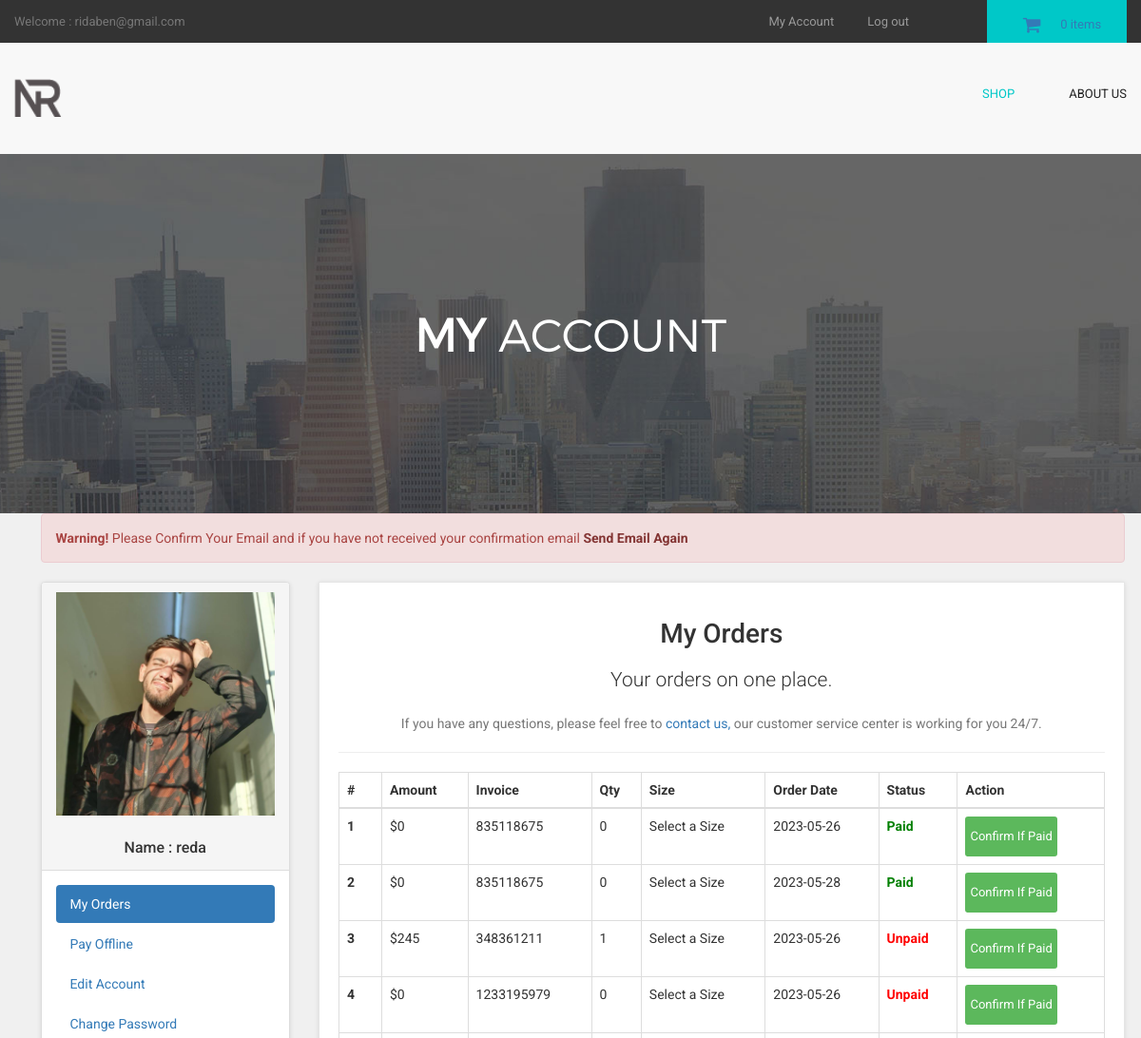
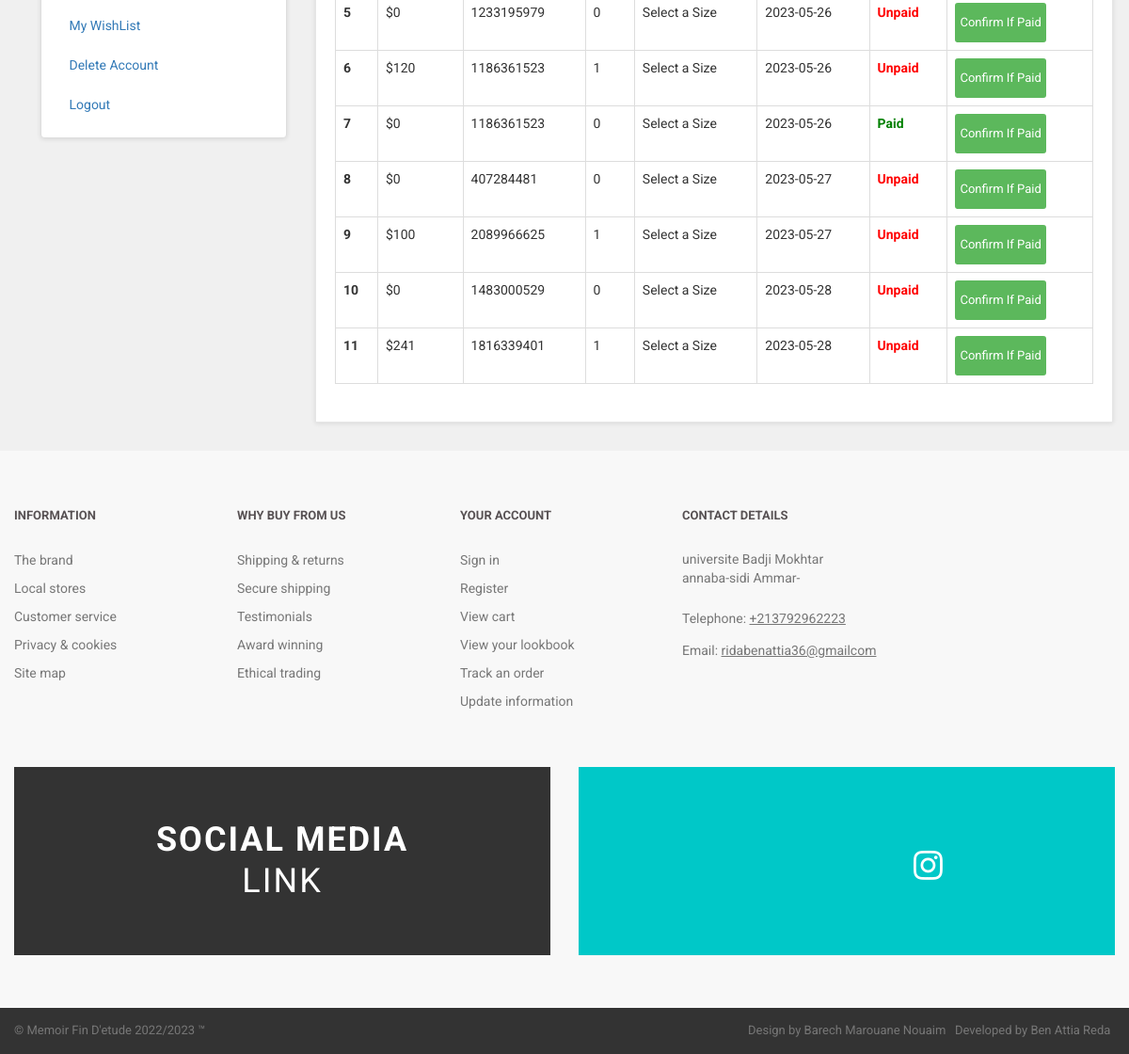
Page /customer/my_account.php?my_orders (signed in) on the committed database (2 pictures, top to bottom).
### tables this page shows
CREATE TABLE `customers` (
  `customer_id` int(10) NOT NULL,
  `customer_name` varchar(255) NOT NULL,
  `customer_email` varchar(255) NOT NULL,
  `customer_pass` varchar(255) NOT NULL,
  `customer_country` text NOT NULL,
  `customer_city` text NOT NULL,
  `customer_contact` varchar(255) NOT NULL,
  `customer_address` text NOT NULL,
  `customer_image` text NOT NULL,
  `customer_ip` varchar(255) NOT NULL,
  `customer_confirm_code` text NOT NULL
);

CREATE TABLE `customer_orders` (
  `order_id` int(10) NOT NULL,
  `customer_id` int(10) NOT NULL,
  `due_amount` int(100) NOT NULL,
  `invoice_no` int(100) NOT NULL,
  `qty` int(10) NOT NULL,
  `size` text NOT NULL,
  `order_date` timestamp NOT NULL DEFAULT current_timestamp() ON UPDATE current_timestamp(),
  `order_status` text NOT NULL
);

### customer/my_orders.php (the view)
<center>
<h1>My Orders</h1>
<p class="lead"> Your orders on one place.</p>
<p class="text-muted" >
If you have any questions, please feel free to <a href="../contact.php" > contact us,</a> our customer service center is working for you 24/7.
</p>
</center>
<hr>
<div class="table-responsive" >
<table class="table table-bordered table-hover" >
<thead>
<tr>
<th>#</th>
<th>Amount</th>
<th>Invoice</th>
<th>Qty</th>
<th>Size</th>
<th>Order Date</th>
<th>Status</th>
<th>Action</th>
</tr>
</thead>
<tbody>
<?php
$customer_session = $_SESSION['customer_email'];
$get_customer = "select * from customers where customer_email='$customer_session'";
$run_customer = mysqli_query($con,$get_customer);
$row_customer = mysqli_fetch_array($run_customer);
$customer_id = $row_customer['customer_id'];
$get_orders = "select * from customer_orders where customer_id='$customer_id'";
$run_orders = mysqli_query($con,$get_orders);
$i = 0;
while($row_orders = mysqli_fetch_array($run_orders)){
$order_id = $row_orders['order_id'];
$due_amount = $row_orders['due_amount'];
$invoice_no = $row_orders['invoice_no'];
$qty = $row_orders['qty'];
$size = $row_orders['size'];
$order_date = substr($row_orders['order_date'],0,11);
$order_status = $row_orders['order_status'];
$i++;
if($order_status=='pending'){
$order_status = "<b style='color:red;'>Unpaid</b>";
}
else{
$order_status = "<b style='color:green;'>Paid</b>";
}
?>
<tr>
<th><?php echo $i; ?></th>
<td>$<?php echo $due_amount; ?></td>
<td><?php echo $invoice_no; ?></td>
<td><?php echo $qty; ?></td>
<td><?php echo $size; ?></td>
<td><?php echo $order_date; ?></td>
<td><?php echo $order_status; ?></td>
<td>
<a href="confirm.php?order_id=<?php echo $order_id; ?>" target="blank" class="btn btn-success btn-xs" > Confirm If Paid </a>
</td>
</tr>
<?php } ?>
</tbody>
</table>
</div>

### customer/includes/sidebar.php
<div class="panel panel-default sidebar-menu">
<div class="panel-heading">
<?php
$customer_session = $_SESSION['customer_email'];
$get_customer = "select * from customers where customer_email='$customer_session'";
$run_customer = mysqli_query($con,$get_customer);
$row_customer = mysqli_fetch_array($run_customer);
$customer_image = $row_customer['customer_image'];
$customer_name = $row_customer['customer_name'];
if(!isset($_SESSION['customer_email'])){
}
else {
echo "
<center>
<img src='customer_images/$customer_image' class='img-responsive'>
</center>
<br>
<h3 align='center' class='panel-title'> Name : $customer_name </h3>
";
}
?>
</div>
<div class="panel-body">
<ul class="nav nav-pills nav-stacked">
<li class="<?php if(isset($_GET['my_orders'])){ echo "active"; } ?>">
<a href="my_account.php?my_orders"> <i class="fa fa-list"> </i> My Orders </a>
</li>
<li class="<?php if(isset($_GET['pay_offline'])){ echo "active"; } ?>">
<a href="my_account.php?pay_offline"> <i class="fa fa-bolt"></i> Pay Offline </a>
</li>
<li class="<?php if(isset($_GET['edit_account'])){ echo "active"; } ?>">
<a href="my_account.php?edit_account"> <i class="fa fa-pencil"></i> Edit Account </a>
</li>
<li class="<?php if(isset($_GET['change_pass'])){ echo "active"; } ?>">
<a href="my_account.php?change_pass"> <i class="fa fa-user"></i> Change Password </a>
</li>
<li class="<?php if(isset($_GET['my_wishlist'])){ echo "active"; } ?>">
<a href="my_account.php?my_wishlist"> <i class="fa fa-heart"></i> My WishList </a>
</li>
<li class="<?php if(isset($_GET['delete_account'])){ echo "active"; } ?>">
<a href="my_account.php?delete_account"> <i class="fa fa-trash-o"></i> Delete Account </a>
</li>
<li>
<a href="logout.php"> <i class="fa fa-sign-out"></i> Logout </a>
</li>
</ul>
</div>
</div>

### customer/styles/backend.css (style rules this page uses)
html { font-family: "Roboto", Helvetica, Arial, sans-serif; line-height: 1.15; -ms-text-size-adjust: 100%; -webkit-text-size-adjust: 100% }
body { margin: 0 }
h1 { font-size: 2em; margin: .67em 0 }
hr { box-sizing: content-box; height: 0; overflow: visible }
a { background-color: transparent; -webkit-text-decoration-skip: objects }
b, strong { font-weight: inherit; font-weight: bolder }
img { border-style: none }
html { box-sizing: border-box }
body { min-width: 1190px; font-family: Montserrat, sans-serif; font-weight: 400; background-color: white; }
img { max-width: 100%; height: auto }
.btn { display: inline-block; vertical-align: top; font-size: 13px; line-height: 40px; text-decoration: none; -webkit-transition: .3s; transition: .3s }

### styles/style.css (style rules this page uses)
body { font-family: "Roboto", Helvetica, Arial, sans-serif; font-size: 14px; line-height: 1.42857143; color: #333333; background-color: #f0f0f0; overflow-x: hidden; }
#content .panel.sidebar-menu { box-sizing: border-box; box-shadow: 0 1px 5px rgba(0, 0, 0, 0.1); }
#content .panel.sidebar-menu h3 { padding: 5px 0; margin: 0; }

### rows in the picture
customers: customer_image (picture), customer_name "reda"
customer_orders: due_amount "0", invoice_no "835118675", qty "0", size "Select a Size", order_date "2023-05-26", order_status "Paid"
customer_orders: due_amount "0", invoice_no "835118675", qty "0", size "Select a Size", order_date "2023-05-28", order_status "Paid"
customer_orders: due_amount "245", invoice_no "348361211", qty "1", size "Select a Size", order_date "2023-05-26", order_status "Unpaid"
customer_orders: due_amount "0", invoice_no "1233195979", qty "0", size "Select a Size", order_date "2023-05-26", order_status "Unpaid"
customer_orders: due_amount "0", invoice_no "1233195979", qty "0", size "Select a Size", order_date "2023-05-26", order_status "Unpaid"
customer_orders: due_amount "120", invoice_no "1186361523", qty "1", size "Select a Size", order_date "2023-05-26", order_status "Unpaid"
customer_orders: due_amount "0", invoice_no "1186361523", qty "0", size "Select a Size", order_date "2023-05-26", order_status "Paid"
customer_orders: due_amount "0", invoice_no "407284481", qty "0", size "Select a Size", order_date "2023-05-27", order_status "Unpaid"
customer_orders: due_amount "100", invoice_no "2089966625", qty "1", size "Select a Size", order_date "2023-05-27", order_status "Unpaid"
customer_orders: due_amount "0", invoice_no "1483000529", qty "0", size "Select a Size", order_date "2023-05-28", order_status "Unpaid"
customer_orders: due_amount "241", invoice_no "1816339401", qty "1", size "Select a Size", order_date "2023-05-28", order_status "Unpaid"

### other values in the picture
$_SESSION['customer_email'] "ridaben@gmail.com"
$count_items "0"
